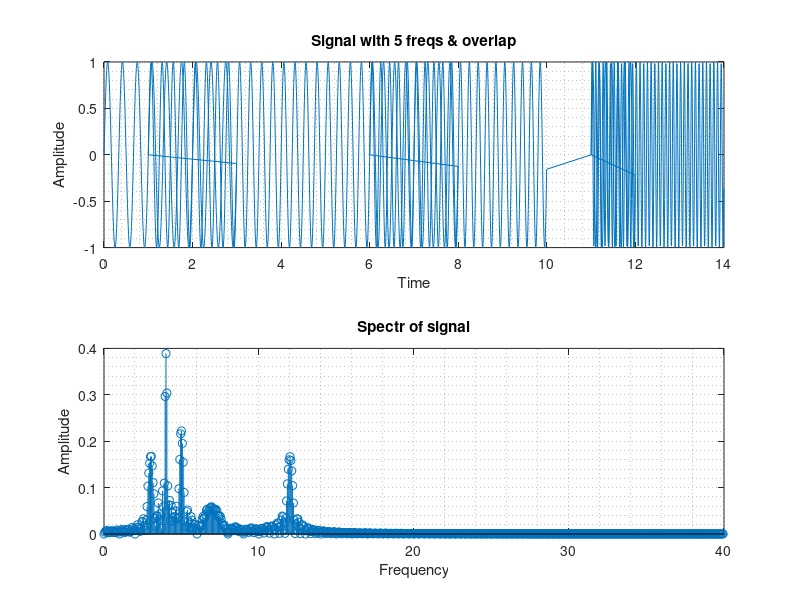

This chart was generated by the following MATLAB code: (Note: this script raises an error after producing the figure.)
clear, clc, close all;

fs = 200;
freq_part_cnt = 5;

fs1 = 3;
fs2 = 4;
fs3 = 5;
fs4 = 7;
fs5 = 12;

ts1 = 0: 1/fs : 3-1/fs;
len_ts1 = length(ts1);
data(1:len_ts1)...
    = sin(2*pi*fs1*ts1);

ts2 = 1: 1/fs : 8-1/fs;
len_ts2 = length(ts2);
data(len_ts1+1:len_ts1+len_ts2)...
    = sin(2*pi*fs2*ts2);

ts3 = 6: 1/fs : 10-1/fs;
len_ts3 = length(ts3);
data(len_ts1+len_ts2+1:len_ts1+len_ts2+len_ts3)...
    = sin(2*pi*fs3*ts3);

ts4 = 11: 1/fs : 12-1/fs;
len_ts4 = length(ts4);
data(len_ts1+len_ts2+len_ts3+1:len_ts1+len_ts2+len_ts3+len_ts4)...
    = sin(2*pi*fs4*ts4);

ts5 = 11: 1/fs : 14-1/fs;
len_ts5 = length(ts5);
data(len_ts1+len_ts2+len_ts3+len_ts4+1:len_ts1+len_ts2+len_ts3...
    +len_ts4+len_ts5) = sin(2*pi*fs5*ts5);

ts = [ts1 ts2 ts3 ts4 ts5];
n = length(ts);

figure('Name','Spectral analysis, signal & FFT','units','normalized',...
    'outerposition',[0 0 1 1]);

subplot(2,1,1);
plot(ts, data);
grid minor;
title('Signal with 5 freqs & overlap');
xlabel('Time');
ylabel('Amplitude');

data_spectr = 2*abs(fft(data))/n;
fs_spectr = 0 : fs/n : fs-fs/n;

subplot(2,1,2);
stem(fs_spectr(1:length(fs_spectr)/5), data_spectr(1:length(fs_spectr)/5));
grid minor;
title('Spectr of signal');
xlabel('Frequency');
ylabel('Amplitude');

fb = cwtfilterbank('SignalLength',length(data),'SamplingFrequency',fs,...
    'FrequencyLimits',[fs1 fs5]);

figure('Name','Spectral analysis, continous wavelet transform with fb',...
    'units','normalized','outerposition',[0 0 1 1]);

cwt(data,'FilterBank',fb);
